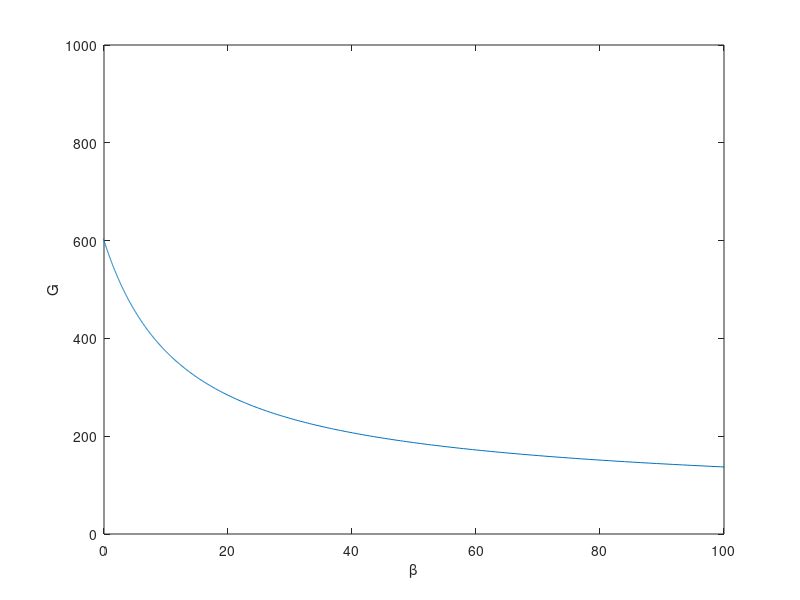

Write MATLAB code to recreate this figure. (Note: this script raises an error after producing the figure.)
close all; clear all; clc;
global SI r1 EG0 R0 sigma alpha k d0 r2
SI=1;
EG0=1.44;
R0=864;
sigma=43.2;
alpha=141;
k=432;
d0 = 0.06;
r1 = 1e-3;   
r2 = 0.24e-5;

%% regulated hyperglycemia parameters
 %r1= 1.5;
 %d0 = 0.22;

%% display the steady states and dimensionless parameters

G1 = (r1 + sqrt((r1)^2 - 4*r2*d0))/(2*r2)
G2 = (r1 - sqrt((r1)^2 - 4*r2*d0))/(2*r2)
mu1 = R0/(alpha*EG0)
Ih = (R0/G1 - EG0)/SI;
betah = k*Ih*(alpha^2+G1^2)/G1^2;
mu2 = sigma*SI*betah/(EG0^2)
mu3 = k/EG0
eps = d0/EG0
lam1 = r1*alpha/d0
lam2 = r2*alpha*alpha/d0

%% fast-slow phase plane
G = linspace(50,1000,1000);
beta = (alpha^2 + G.*G)./(sigma*G.*G) .* k/SI .*(R0./G - EG0);
plot(beta,G)
xlim([0,100])
xlabel('\beta')
ylabel('G')
hold on
dlmwrite('topp.dat',[beta' G']);

%% solve the ode and plot solution
tspan=linspace(0,100,10000);
[t,sol] = ode15s(@(t,y)rhs(t,y),tspan,[100,100,12]);
plot(sol(:,3),sol(:,1),'LineWidth',2)
%dlmwrite('topp.dat',[sol(:,3) sol(:,1)],'-append','delimiter',' ','roffset',1);
[t,sol] = ode15s(@(t,y)rhs(t,y),tspan,[100,100,17]);
plot(sol(:,3),sol(:,1),'LineWidth',2)
%dlmwrite('topp.dat',[sol(:,3) sol(:,1)],'-append','delimiter',' ','roffset',1);
[t,sol] = ode15s(@(t,y)rhs(t,y),tspan,[400,100,50]);
plot(sol(:,3),sol(:,1),'LineWidth',2)
%dlmwrite('topp.dat',[sol(:,3) sol(:,1)],'-append','delimiter',' ','roffset',1);
[t,sol] = ode15s(@(t,y)rhs(t,y),tspan,[500,100,25]);
plot(sol(:,3),sol(:,1),'LineWidth',2)
%dlmwrite('topp.dat',[sol(:,3) sol(:,1)],'-append','delimiter',' ','roffset',1);
[t,sol] = ode15s(@(t,y)rhs(t,y),tspan,[500,100,15]);
plot(sol(:,3),sol(:,1),'LineWidth',2)
%dlmwrite('topp.dat',[sol(:,3) sol(:,1)],'-append','delimiter',' ','roffset',1);
[t,sol] = ode15s(@(t,y)rhs(t,y),tspan,[600,100,10]);
plot(sol(:,3),sol(:,1),'LineWidth',2)
%dlmwrite('topp.dat',[sol(:,3) sol(:,1)],'-append','delimiter',' ','roffset',1);

%% the ODEs
function out = rhs(t,y)
global SI r1 EG0 R0 sigma alpha k d0 r2
G=y(1);
I=y(2);
beta=y(3);
out = [R0 - (EG0+SI*I)*G
       beta*sigma*G*G/(alpha^2+G*G) - k*I
       (-d0+r1*G-r2*G*G)*beta];
end

 
